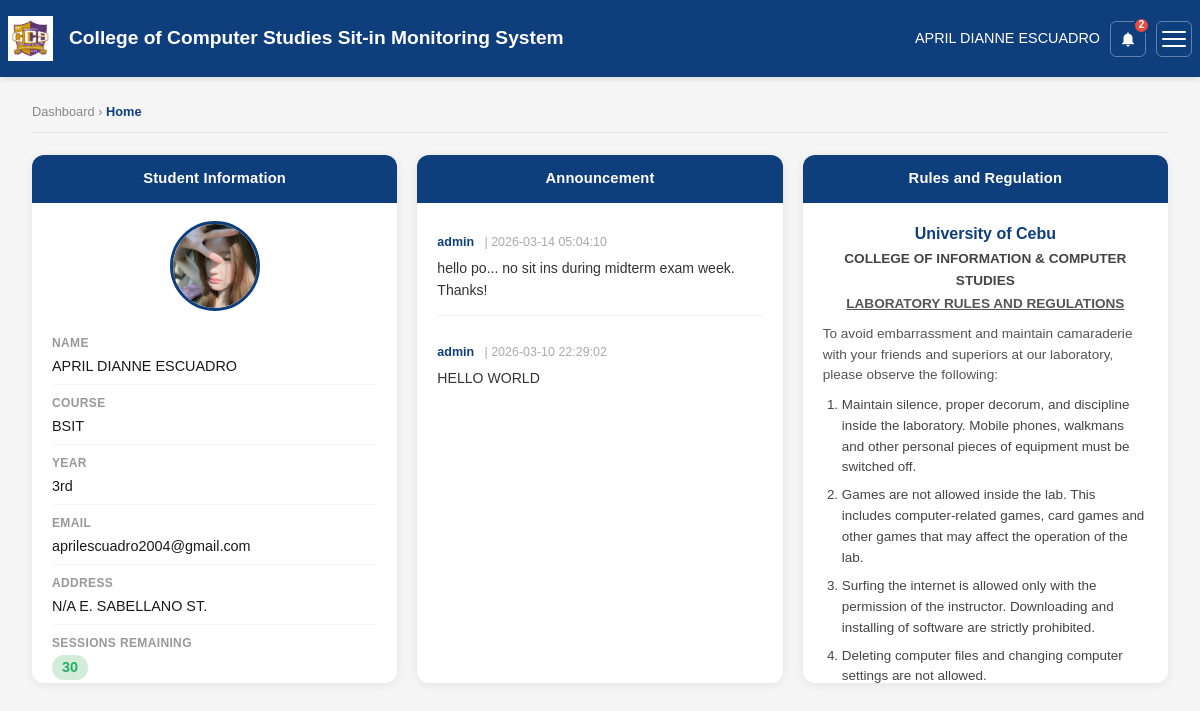
Page /dashboard (signed in) on the committed database.
### tables this page shows
CREATE TABLE students (
            id          INTEGER PRIMARY KEY AUTOINCREMENT,
            idNumber    TEXT UNIQUE NOT NULL,
            firstName   TEXT NOT NULL,
            lastName    TEXT NOT NULL,
            middleName  TEXT,
            courseLevel TEXT,
            password    TEXT NOT NULL,
            email       TEXT NOT NULL,
            course      TEXT,
            address     TEXT,
            sitin_count INTEGER DEFAULT 30,
            created_at  DATETIME DEFAULT CURRENT_TIMESTAMP
        , number_of_sitins INTEGER DEFAULT 0, photo_url TEXT);

CREATE TABLE announcements (
            id          INTEGER PRIMARY KEY AUTOINCREMENT,
            title       TEXT NOT NULL,
            content     TEXT NOT NULL,
            posted_by   TEXT NOT NULL,
            created_at  DATETIME DEFAULT CURRENT_TIMESTAMP
        );

### app.py (the view)
@app.route('/dashboard')
def dashboard():
    if not session.get('student_id'):
        return redirect('/login')
    student = get_student_by_id(session['student_id'])
    if not student:
        session.clear()
        return redirect('/login')
    sessions      = get_student_sessions(session['student_id'])
    announcements = get_all_announcements()
    return render_template('student_dashboard.html',
        student=student,
        sessions=sessions,
        announcements=announcements
    )

### dbhelper.py (called while the page is built)
def get_db():
    conn = sqlite3.connect(DATABASE)
    conn.row_factory = sqlite3.Row
    return conn

def get_student_by_id(id_number):
    conn = get_db()
    student = conn.execute(
        "SELECT * FROM students WHERE idNumber = ?", (id_number,)
    ).fetchone()
    conn.close()
    return student

def get_student_sessions(id_number):
    conn = get_db()
    sessions = conn.execute("""
        SELECT * FROM sitin_sessions
        WHERE idNumber = ?
        ORDER BY time_in DESC
    """, (id_number,)).fetchall()
    conn.close()
    return sessions

def get_all_announcements():
    conn = get_db()
    announcements = conn.execute(
        "SELECT * FROM announcements ORDER BY created_at DESC"
    ).fetchall()
    conn.close()
    return announcements

### templates/student_dashboard.html (shortened to what this page needs)
<!DOCTYPE html>
<html lang="en">
<head>
    <link rel="stylesheet" href="{{ url_for('static', filename='style.css') }}">
</head>
<body>
    <nav class="navbar">
        <div class="nav-content">
            <div class="logo-section">
                <img src="{{ url_for('static', filename='images/ucmainccslogo.jpg') }}" alt="CCS Logo" class="navbar-logo">
                <span class="site-title">College of Computer Studies Sit-in Monitoring System</span>
            </div>
            <div class="header-actions">
                <span class="student-name-label">
                    {{ student.firstName }}{% if student.middleName %} {{ student.middleName }}{% endif %} {{ student.lastName }}
                </span>
                <button class="notif-btn" id="notifBtn" onclick="toggleNotif()" aria-label="Notifications">
                    <svg viewBox="0 0 24 24"><path d="M12 22a2 2 0 0 0 2-2h-4a2 2 0 0 0 2 2zm6-6V11a6 6 0 0 0-5-5.91V4a1 1 0 0 0-2 0v1.09A6 6 0 0 0 6 11v5l-2 2v1h16v-1l-2-2z"/></svg>
                    <span class="notif-badge" id="notifBadge">{{ announcements|length if announcements else 0 }}</span>
                </button>
                <button class="hamburger-btn" id="hamburgerBtn" onclick="toggleHam()" aria-label="Open menu">
                    <span class="bar"></span><span class="bar"></span><span class="bar"></span>
                </button>
            </div>
        </div>
    </nav>
    <div class="admin-wrapper">
        <main class="admin-main">
            <p class="page-breadcrumb">Dashboard &rsaquo; <span id="activeLabel">Home</span></p>
            <div id="section-home" class="page-section active">
                <div class="student-panel-grid">
                    <div class="student-info-panel">
                        <div class="panel-tab-header">Student Information</div>
                        <div class="panel-body">
                            <div class="student-avatar-wrap">
                                <img src="{{ student.photo_url if student.photo_url else url_for('static', filename='images/ucmainccslogo.jpg') }}"
                                     alt="Profile" class="student-avatar-img" id="dashAvatar">
                            </div>
                            <div class="student-info-list">
                                <div class="info-row">
                                    <span class="info-label">Name</span>
                                    <span class="info-value" id="dashNameDisplay">
                                        {{ student.firstName }}{% if student.middleName %} {{ student.middleName }}{% endif %} {{ student.lastName }}
                                    </span>
                                </div>
                                <div class="info-row"><span class="info-label">Course</span><span class="info-value" id="dashCourseDisplay">{{ student.course }}</span></div>
                                <div class="info-row">
                                    <span class="info-label">Year</span>
                                    <span class="info-value">{{ student.courseLevel }}{% if student.courseLevel == '1' %}st{% elif student.courseLevel == '2' %}nd{% elif student.courseLevel == '3' %}rd{% else %}th{% endif %}</span>
                                </div>
                                <div class="info-row"><span class="info-label">Email</span><span class="info-value" id="dashEmailDisplay">{{ student.email }}</span></div>
                                <div class="info-row"><span class="info-label">Address</span><span class="info-value" id="dashAddressDisplay">{{ student.address }}</span></div>
                                <div class="info-row">
                                    <span class="info-label">Sessions Remaining</span>
                                    <span class="info-value session-count-val {% if student.sitin_count <= 5 %}session-low{% elif student.sitin_count <= 10 %}session-mid{% else %}session-ok{% endif %}">
                                        {{ student.sitin_count }}
                                    </span>
                                </div>
                            </div>
                        </div>
                    </div>
                    <div class="panel-card">
                        <div class="panel-card-header">Announcement</div>
                        <div class="panel-card-body">
                            {% for a in announcements %}
                            <div class="announcement-card">
                                <div class="ann-meta"><span class="ann-author">{{ a.posted_by }}</span><span class="ann-date">| {{ a.created_at }}</span></div>
                                <p class="ann-body">{{ a.content }}</p>
                            </div>
                            {% else %}
                            <p class="no-data">No announcements at this time.</p>
                            {% endfor %}
                        </div>
                    </div>
                    <div class="panel-card">
                        <div class="panel-card-header">Rules and Regulation</div>
                        <div class="panel-card-body">
                            <h3 class="rules-header">University of Cebu</h3>
                            <h4 class="rules-subheader">COLLEGE OF INFORMATION &amp; COMPUTER STUDIES</h4>
                            <h4 class="rules-title">LABORATORY RULES AND REGULATIONS</h4>
                            <p class="rules-intro">To avoid embarrassment and maintain camaraderie with your friends and superiors at our laboratory, please observe the following:</p>
                            <ol class="rules-list">
                                <li>Maintain silence, proper decorum, and discipline inside the laboratory. Mobile phones, walkmans and other personal pieces of equipment must be switched off.</li>
                                <li>Games are not allowed inside the lab. This includes computer-related games, card games and other games that may affect the operation of the lab.</li>
                                <li>Surfing the internet is allowed only with the permission of the instructor. Downloading and installing of software are strictly prohibited.</li>
                                <li>Deleting computer files and changing computer settings are not allowed.</li>
                            </ol>
                        </div>
                    </div>
                </div>
            </div>
        </main>
    </div>
</body>
</html>

### static/style.css (style rules this page uses)
* { margin: 0; padding: 0; box-sizing: border-box; }
body { font-family: Arial, sans-serif; line-height: 1.6; color: #333; background-color: #f5f5f5; padding-top: 70px; }
.navbar { background-color: #0F3E7D; padding: 1rem 0; box-shadow: 0 2px 5px rgba(0,0,0,0.1); position: fixed; top: 0; left: 0; width: 100%; z-index: 1000; }
.nav-content { max-width: 1200px; margin: 0 auto; padding: 0 0.5rem; display: flex; justify-content: space-between; align-items: center; }
.logo-section { display: flex; align-items: center; gap: 1rem; }
.navbar-logo { height: 45px; width: auto; }
.site-title { color: white; font-size: 1.2rem; font-weight: bold; }
.admin-wrapper { display: flex; min-height: calc(100vh - 70px); align-items: flex-start; }
.admin-main { flex: 1; padding: 2rem; background-color: #f5f5f5; overflow-x: hidden; }
.student-panel-grid { display: grid; grid-template-columns: 280px 1fr; gap: 1.5rem; margin-bottom: 2rem; }
.student-info-panel, .student-tabs-panel { background: white; border-radius: 8px; box-shadow: 0 2px 8px rgba(0,0,0,0.08); overflow: hidden; }
.panel-tab-header { background: #0F3E7D; color: white; font-weight: bold; font-size: 0.92rem; padding: 0.65rem 1rem; text-align: center; }
.panel-body { padding: 1rem; }
.student-avatar-wrap { text-align: center; margin-bottom: 1rem; }
.student-avatar-img { width: 80px; height: 80px; border-radius: 50%; object-fit: cover; border: 3px solid #0F3E7D; }
.student-info-list { display: flex; flex-direction: column; gap: 0.5rem; }
.info-row { display: flex; align-items: flex-start; gap: 0.5rem; font-size: 0.88rem; padding-bottom: 0.4rem; border-bottom: 1px solid #f5f5f5; }
.info-row:last-child { border-bottom: none; }
.info-label { color: #555; font-weight: bold; flex-shrink: 0; min-width: 65px; }
.info-value { color: #333; word-break: break-word; }
.session-count-val { font-weight: bold; font-size: 1rem; padding: 1px 10px; border-radius: 12px; }
.session-ok { background: #d4edda; color: #1e7e34; }
.announcement-card { padding: 0.8rem 0; border-bottom: 1px solid #f0f0f0; }
.announcement-card:last-child { border-bottom: none; }
.ann-meta { font-size: 0.8rem; color: #0F3E7D; font-weight: bold; margin-bottom: 0.3rem; }
.ann-author { margin-right: 4px; }
.ann-date { color: #888; font-weight: normal; }
.ann-body { font-size: 0.88rem; color: #444; line-height: 1.6; }
.rules-header { font-size: 1rem; color: #0F3E7D; text-align: center; font-weight: bold; margin-bottom: 2px; }
.rules-subheader { font-size: 0.85rem; color: #0F3E7D; text-align: center; margin-bottom: 8px; }
.rules-title { font-size: 0.88rem; color: #333; text-align: center; font-weight: bold; margin-bottom: 8px; text-decoration: underline; }
.rules-intro { color: #555; font-size: 0.83rem; margin-bottom: 10px; line-height: 1.6; }
.rules-list { padding-left: 1.2rem; color: #444; line-height: 1.7; font-size: 0.83rem; }
.rules-list li { margin-bottom: 0.5rem; }

### rows in the picture
students: firstName "APRIL DIANNE", lastName "ESCUADRO", photo_url (picture), course "BSIT", courseLevel "3", email "aprilescuadro2004@gmail.com", address "N/A E. SABELLANO ST.", sitin_count "30"
announcements: posted_by "admin", created_at "2026-03-14 05:04:10", content "hello po... no sit ins during midterm exam week. Thanks!"
announcements: posted_by "admin", created_at "2026-03-10 22:29:02", content "HELLO WORLD"

### other values in the picture
{{ announcements|length if announcements else 0 }} "2"
